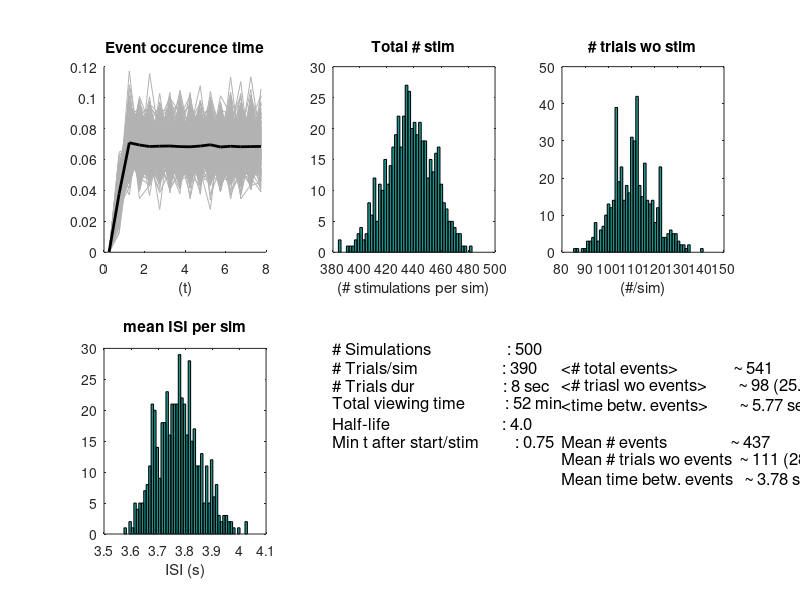
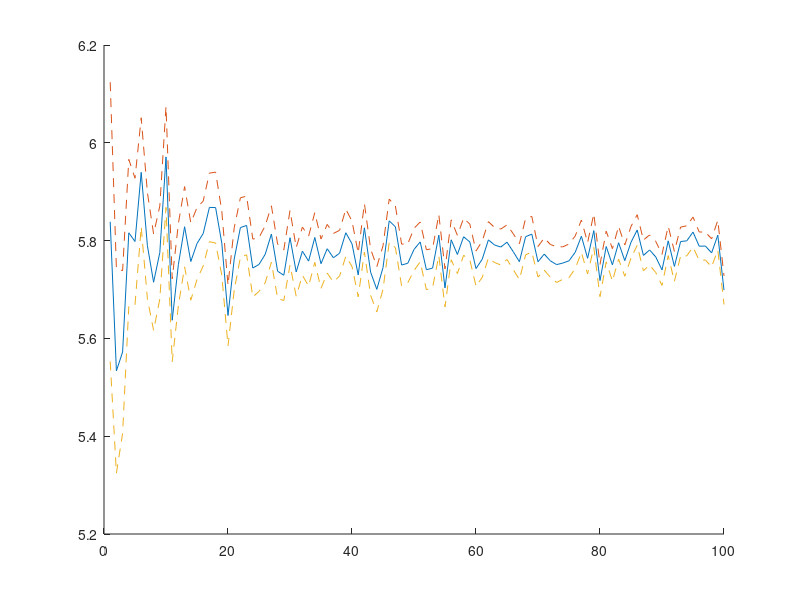
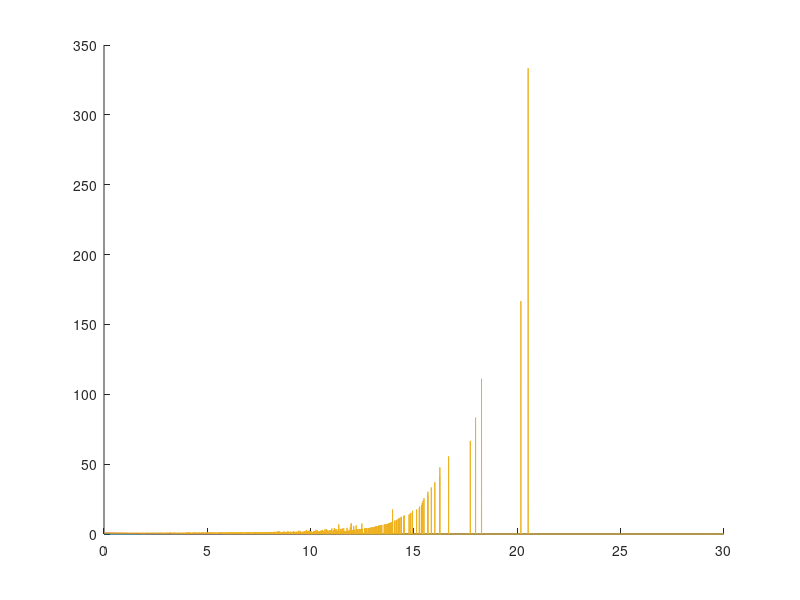

The MATLAB script that drew these images, in order: (Note: this script raises an error after producing the figures.)
%% %%%%%%%%%%%%%%%%%%%%%%%%%%%%%%%%%%%%%%%%%%%%%%%%%%%%%%%%%%%%%%%%%%%%%%%%%
% E275

trialdur    = 8;
halflife    = trialdur/2;
decay       = log(2)./halflife;         %lambda
mean_life   = 1/decay;
min_length  = .75;
display(sprintf('\nCalculating estimates for:\n\n  Trial duration : %4.2f s\n  Half-life      : %4.2f s\n  Lambda         : %4.2f\n  Mean interval  : %4.2f s',trialdur,halflife,decay,mean_life))


nsim        = 500;
ntrials     = 390;
binwidth    = .5;
tbins       = 0:binwidth:trialdur;
display(sprintf('\nRunning %d simulations of %d trials each\n',nsim,ntrials))

 
nevents                     = zeros(1,nsim);        % number of events per sim
nostim                      = zeros(1,nsim);        % number of trials without stimulation
 intervals                   = zeros(1,nsim);        % times between trials
% intervals2                   = [];
ntimes                      = zeros(nsim,length(tbins));
for n =1:nsim
    times                   = [];                   % times of event occurence
    interv                  = [];                   
    for nT = 1:ntrials
        rvals               = min_length+(-1./decay .* log(rand([1 10])));
        localsum            = cumsum(rvals(1:end));
        if localsum(1)<trialdur
            nevents(1,n)    = nevents(1,n)+find(localsum<trialdur,1,'last');
            times           = [times,localsum(1:find(localsum<trialdur,1,'last'))];
%                 interv          = [interv,mean(rvals(1:find(localsum<trialdur,1,'last')))];      % we need to take the mean of each trial interval, otrhewise we are waiting them more than they should
%                interv          = [interv,rvals(1:find(localsum<trialdur,1,'last')+1)]; need to select also the interval that goes further of the length of the trial, otherwise we are sampling selectively short intervals
            interv  = [interv diff([0 localsum(1:find(localsum<trialdur,1,'last')) trialdur])];

        else
            nostim(1,n)     = nostim(1,n)+1;
%                  interv          = [interv,rvals(1)];      % sampling of the intervals that are longer than trial duration
                 interv          = [interv,trialdur];     % this is what would happen, but it will result in an stimate smaller than expectide time because sometime the new event would occur at a duration longer than trialdur
        end
    end
    ntimes(n,:)             = histc(times,tbins);
    intervals(n)            = mean(interv);
 end


figure
set(gcf,'Position',[160 15 982 690])
subplot(2,3,1)
hold on
plot(tbins(1:end-1)+binwidth/2,ntimes(:,1:end-1)./repmat(sum(ntimes(:,1:end-1),2),1,length(tbins)-1),'Color',[.7 .7 .7])
plot(tbins(1:end-1)+binwidth/2,mean(ntimes(:,1:end-1)./repmat(sum(ntimes(:,1:end-1),2),1,length(tbins)-1)),'LineWidth',2,'Color',[0 0 0])
title('Event occurence time')
xlabel('(t)')

subplot(2,3,2)
hist(nevents,50)
title('Total # stim')
xlabel('(# stimulations per sim)')


subplot(2,3,3)
hist(nostim,50)
title('# trials wo stim')
xlabel('(#/sim)')


subplot(2,3,4)
hist(intervals,50)
title('mean ISI per sim')
xlabel('ISI (s)')

subplot(2,3,5)
axis off
text(0,1,sprintf('# Simulations                   : %d',nsim),'Fontsize',12)
text(0,.9,sprintf('# Trials/sim                     : %d',ntrials),'Fontsize',12)
text(0,.8,sprintf('# Trials dur                      : %d sec',trialdur),'Fontsize',12)
text(0,.7,sprintf('Total viewing time          : %d min',ceil(ntrials*trialdur/60)),'Fontsize',12)
text(0,.6,sprintf('Half-life                            : %2.1f',halflife),'Fontsize',12)
text(0,.5,sprintf('Min t after start/stim         : %2.2f',min_length),'Fontsize',12)

subplot(2,3,6)
axis off
text(0,.9,sprintf('<# total events>              ~ %d',round(decay*trialdur*ntrials)),'Fontsize',12)
text(0,.8,sprintf('<# triasl wo events>        ~ %d (%4.1f%%)',round(ntrials/(2^(trialdur/halflife))),100/(2^(trialdur/halflife))) ,'Fontsize',12)
text(0,.7,sprintf('<time betw. events>        ~ %4.2f sec',halflife/log(2)),'Fontsize',12)

text(0,.5,sprintf('Mean # events                ~ %d',round(mean(nevents))),'Fontsize',12)
text(0,.4,sprintf('Mean # trials wo events  ~ %d (%4.1f%%)',round(mean(nostim)),round(mean(nostim))/ntrials*100),'Fontsize',12)
text(0,.3,sprintf('Mean time betw. events   ~ %4.2f sec',mean(intervals)),'Fontsize',12)

%%
% % what about the convergence of the time between event
samp = [];
for s = 1:100   % number samples per time
    for rep = 1:ntrials
        rvals                       = (-1./decay .* log(rand([1 s])));
        samp(s,rep)                 = mean(rvals);
    end
    s
end
figure
hold on
plot(1:s,mean(samp,2))
plot(1:s,mean(samp,2)+std(samp,1,2)./sqrt(rep),'--')
plot(1:s,mean(samp,2)-std(samp,1,2)./sqrt(rep),'--')

%%
% hazard(t)=first_failure(t)/no_failure(t)
% Flat hazard occurs when the probability of an event to occur is the same
% independently of the time is has happened since last event.
% hazard(t)=const (lambda)
% IN ORDER OF THIS TO WORK WELL AND NOT BEING BIASED IT NEED TO SAMPLE
% PROPERLY THE EXPONENTIAL DISTRIBUTION, the upper limit of the binning
% need to be several times the halflife
halflife            = 1;
decay               = log(2)./halflife;  

samples             = 500000;
bins                = 10000;
timelimit           = 30*halflife;
binwidth            = timelimit/bins;
rvals               = (-1./decay .* log(rand([1 samples])));
nbins               = 0:binwidth:timelimit;
n                   = histc(rvals,nbins);
pn                  = n(1:end-2)./(sum(n));
% 

figure
hold all
h(1)                = plot(nbins(1:end-2),pn);
h(2)                = plot(nbins(1:end-2),1-cumsum(pn));
h(3)                = plot(nbins(1:end-2),pn./binwidth./[1,(1-cumsum(pn(1:end-1)))]);
h(4)                = vline(halflife);
h(5)                = line([nbins(1) nbins(end-2)],[decay decay],'Color',[0 0 0]);
axis([0  timelimit -decay 2/decay])

legend(h,{'Failure','Survival','Hazard','Half-life','Lambda'})